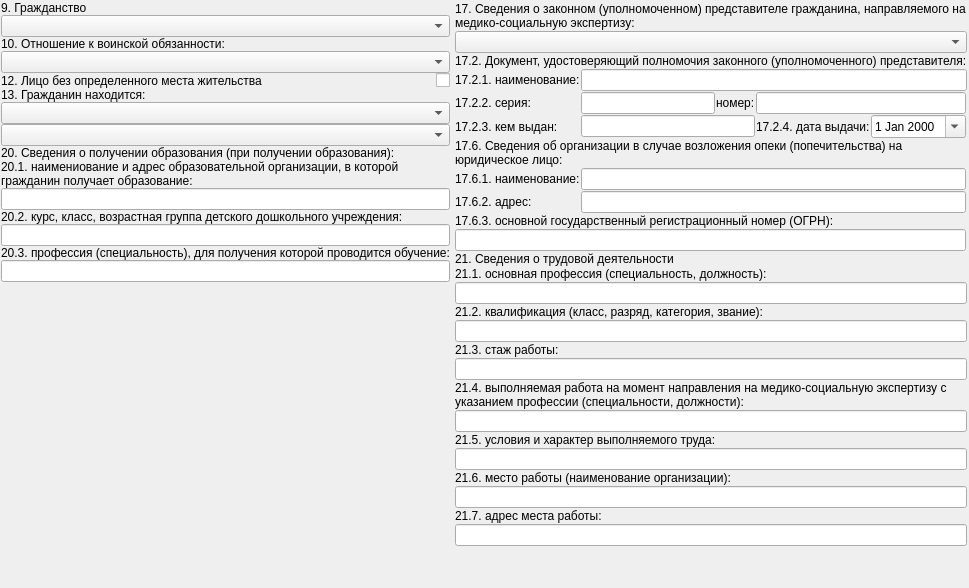
          <widget class="QWidget" name="tabClientData">
           <attribute name="title">
            <string>Данные о пациенте</string>
           </attribute>
           <layout class="QGridLayout" name="gridLayout_25">
            <property name="margin">
             <number>1</number>
            </property>
            <property name="spacing">
             <number>1</number>
            </property>
            <item row="0" column="0">
             <layout class="QGridLayout" name="gridLayout_24">
              <property name="spacing">
               <number>4</number>
              </property>
              <item row="0" column="0">
               <layout class="QGridLayout" name="gridLayout_23">
                <property name="spacing">
                 <number>0</number>
                </property>
                <item row="4" column="0">
                 <widget class="QLabel" name="lblClientNoFixedPlaceResidence">
                  <property name="text">
                   <string>12. Лицо без определенного места жительства</string>
                  </property>
                 </widget>
                </item>
                <item row="4" column="1">
                 <widget class="QCheckBox" name="chkClientNoFixedPlaceResidence">
                  <property name="sizePolicy">
                   <sizepolicy hsizetype="Fixed" vsizetype="Fixed">
                    <horstretch>0</horstretch>
                    <verstretch>0</verstretch>
                   </sizepolicy>
                  </property>
                  <property name="layoutDirection">
                   <enum>Qt::RightToLeft</enum>
                  </property>
                  <property name="text">
                   <string/>
                  </property>
                 </widget>
                </item>
                <item row="3" column="0" colspan="2">
                 <widget class="CStrComboBox" name="cmbClientMilitaryDuty"/>
                </item>
                <item row="1" column="0" colspan="2">
                 <widget class="CStrComboBox" name="cmbClientCitizenship"/>
                </item>
                <item row="0" column="0" colspan="2">
                 <widget class="QLabel" name="lblClientCitizenship">
                  <property name="text">
                   <string>9. Гражданство</string>
                  </property>
                 </widget>
                </item>
                <item row="6" column="0" colspan="2">
                 <widget class="CStrComboBox" name="cmbClientIsLocated"/>
                </item>
                <item row="7" column="0" colspan="2">
                 <widget class="COrgComboBoxEx" name="cmbClientIsLocatedOrg"/>
                </item>
                <item row="10" column="0" colspan="2">
                 <widget class="QLineEdit" name="edtClientEducationOrg"/>
                </item>
                <item row="12" column="0" colspan="2">
                 <widget class="QLineEdit" name="edtClientEducationCourse"/>
                </item>
                <item row="14" column="0" colspan="2">
                 <widget class="QLineEdit" name="edtClientEducationSpecialty"/>
                </item>
                <item row="13" column="0" colspan="2">
                 <widget class="QLabel" name="lblClientEducationSpecialty">
                  <property name="text">
                   <string>20.3. профессия (специальность), для получения которой проводится обучение:</string>
                  </property>
                 </widget>
                </item>
                <item row="11" column="0" colspan="2">
                 <widget class="QLabel" name="lblClientEducationCourse">
                  <property name="text">
                   <string>20.2. курс, класс, возрастная группа детского дошкольного учреждения:</string>
                  </property>
                 </widget>
                </item>
                <item row="9" column="0" colspan="2">
                 <widget class="QLabel" name="lblClientEducationOrg">
                  <property name="text">
                   <string>20.1. наимениование и адрес образовательной организации, в которой гражданин получает образование:</string>
                  </property>
                  <property name="wordWrap">
                   <bool>true</bool>
                  </property>
                 </widget>
                </item>
                <item row="8" column="0" colspan="2">
                 <widget class="QLabel" name="lblClientEducation">
                  <property name="text">
                   <string>20. Сведения о получении образования (при получении образования):</string>
                  </property>
                 </widget>
                </item>
                <item row="5" column="0" colspan="2">
                 <widget class="QLabel" name="lblClientIsLocated">
                  <property name="text">
                   <string>13. Гражданин находится:</string>
                  </property>
                 </widget>
                </item>
                <item row="2" column="0" colspan="2">
                 <widget class="QLabel" name="lblClientMilitaryDuty">
                  <property name="text">
                   <string>10. Отношение к воинской обязанности:</string>
                  </property>
                 </widget>
                </item>
                <item row="15" column="0" colspan="2">
                 <spacer name="verticalSpacer">
                  <property name="orientation">
                   <enum>Qt::Vertical</enum>
                  </property>
                  <property name="sizeHint" stdset="0">
                   <size>
                    <width>20</width>
                    <height>40</height>
                   </size>
                  </property>
                 </spacer>
                </item>
               </layout>
              </item>
              <item row="0" column="1">
               <layout class="QGridLayout" name="gridLayout_22">
                <property name="margin">
                 <number>1</number>
                </property>
                <property name="spacing">
                 <number>1</number>
                </property>
                <item row="24" column="0" colspan="6">
                 <widget class="QLineEdit" name="edtPatronWorkPlaceOrg"/>
                </item>
                <item row="13" column="0" colspan="6">
                 <widget class="QLabel" name="lblPatronSpecialty">
                  <property name="text">
                   <string>21.1. основная профессия (специальность, должность):</string>
                  </property>
                 </widget>
                </item>
                <item row="25" column="0" colspan="6">
                 <widget class="QLabel" name="lblPatronWorkPlaceAddress">
                  <property name="text">
                   <string>21.7. адрес места работы:</string>
                  </property>
                 </widget>
                </item>
                <item row="18" column="0" colspan="6">
                 <widget class="QLineEdit" name="edtPatronWorkExperience"/>
                </item>
                <item row="0" column="0" colspan="6">
                 <widget class="QLabel" name="lblClientRelationRepresentative">
                  <property name="text">
                   <string>17. Сведения о законном (уполномоченном) представителе гражданина, направляемого на медико-социальную экспертизу:</string>
                  </property>
                  <property name="wordWrap">
                   <bool>true</bool>
                  </property>
                 </widget>
                </item>
                <item row="5" column="0">
                 <widget class="QLabel" name="lblRepresentativeDocumentOrigin">
                  <property name="text">
                   <string>17.2.3. кем выдан:</string>
                  </property>
                 </widget>
                </item>
                <item row="26" column="0" colspan="6">
                 <widget class="QLineEdit" name="edtPatronWorkPlaceAddress"/>
                </item>
                <item row="4" column="0">
                 <widget class="QLabel" name="lblRepresentativeDocumentSeria">
                  <property name="text">
                   <string>17.2.2. серия:</string>
                  </property>
                 </widget>
                </item>
                <item row="4" column="1">
                 <widget class="QLineEdit" name="edtRepresentativeDocumentSeria"/>
                </item>
                <item row="4" column="2">
                 <widget class="QLabel" name="lblRepresentativeDocumentNumber">
                  <property name="text">
                   <string>номер:</string>
                  </property>
                 </widget>
                </item>
                <item row="3" column="1" colspan="5">
                 <widget class="QLineEdit" name="edtRepresentativeDocumentName"/>
                </item>
                <item row="8" column="0">
                 <widget class="QLabel" name="lblRepresentativeOrgName">
                  <property name="text">
                   <string>17.6.1. наименование:</string>
                  </property>
                 </widget>
                </item>
                <item row="9" column="0">
                 <widget class="QLabel" name="lblRepresentativeOrgAdress">
                  <property name="text">
                   <string>17.6.2. адрес:</string>
                  </property>
                 </widget>
                </item>
                <item row="17" column="0" colspan="6">
                 <widget class="QLabel" name="lblPatronWorkExperience">
                  <property name="text">
                   <string>21.3. стаж работы:</string>
                  </property>
                 </widget>
                </item>
                <item row="20" column="0" colspan="6">
                 <widget class="QLineEdit" name="edtPatronWorkActive"/>
                </item>
                <item row="3" column="0">
                 <widget class="QLabel" name="lblRepresentativeDocumentName">
                  <property name="text">
                   <string>17.2.1. наименование:</string>
                  </property>
                 </widget>
                </item>
                <item row="1" column="0" colspan="6">
                 <widget class="CClientRelationComboBoxPatron" name="cmbClientRelationRepresentative"/>
                </item>
                <item row="15" column="0" colspan="6">
                 <widget class="QLabel" name="lblPatronQualification">
                  <property name="text">
                   <string>21.2. квалификация (класс, разряд, категория, звание):</string>
                  </property>
                 </widget>
                </item>
                <item row="22" column="0" colspan="6">
                 <widget class="QLineEdit" name="edtPatronWorkConditions"/>
                </item>
                <item row="12" column="0" colspan="6">
                 <widget class="QLabel" name="lblPatronWork">
                  <property name="text">
                   <string>21. Сведения о трудовой деятельности</string>
                  </property>
                 </widget>
                </item>
                <item row="19" column="0" colspan="6">
                 <widget class="QLabel" name="lblPatronWorkActive">
                  <property name="text">
                   <string>21.4. выполняемая работа на момент направления на медико-социальную экспертизу с указанием профессии (специальности, должности):</string>
                  </property>
                  <property name="wordWrap">
                   <bool>true</bool>
                  </property>
                 </widget>
                </item>
                <item row="23" column="0" colspan="6">
                 <widget class="QLabel" name="lblPatronWorkPlaceOrg">
                  <property name="text">
                   <string>21.6. место работы (наименование организации):</string>
                  </property>
                 </widget>
                </item>
                <item row="21" column="0" colspan="6">
                 <widget class="QLabel" name="lblPatronWorkConditions">
                  <property name="text">
                   <string>21.5. условия и характер выполняемого труда:</string>
                  </property>
                 </widget>
                </item>
                <item row="14" column="0" colspan="6">
                 <widget class="QLineEdit" name="edtPatronSpecialty"/>
                </item>
                <item row="2" column="0" colspan="6">
                 <widget class="QLabel" name="lblRepresentativeDocument">
                  <property name="text">
                   <string>17.2. Документ, удостоверяющий полномочия законного (уполномоченного) представителя:</string>
                  </property>
                 </widget>
                </item>
                <item row="16" column="0" colspan="6">
                 <widget class="QLineEdit" name="edtPatronQualification"/>
                </item>
                <item row="5" column="1" colspan="2">
                 <widget class="QLineEdit" name="edtRepresentativeDocumentOrigin"/>
                </item>
                <item row="5" column="3">
                 <widget class="QLabel" name="lblRepresentativeDocumentDate">
                  <property name="sizePolicy">
                   <sizepolicy hsizetype="Fixed" vsizetype="Preferred">
                    <horstretch>0</horstretch>
                    <verstretch>0</verstretch>
                   </sizepolicy>
                  </property>
                  <property name="text">
                   <string>17.2.4. дата выдачи:</string>
                  </property>
                 </widget>
                </item>
                <item row="5" column="4">
                 <widget class="CDateEdit" name="edtRepresentativeDocumentDate">
                  <property name="sizePolicy">
                   <sizepolicy hsizetype="Fixed" vsizetype="Fixed">
                    <horstretch>0</horstretch>
                    <verstretch>0</verstretch>
                   </sizepolicy>
                  </property>
                  <property name="calendarPopup">
                   <bool>true</bool>
                  </property>
                 </widget>
                </item>
                <item row="4" column="3" colspan="2">
                 <widget class="QLineEdit" name="edtRepresentativeDocumentNumber"/>
                </item>
                <item row="7" column="0" colspan="5">
                 <widget class="QLabel" name="lblRepresentativeOrg">
                  <property name="text">
                   <string>17.6. Сведения об организации в случае возложения опеки (попечительства) на юридическое лицо:</string>
                  </property>
                  <property name="wordWrap">
                   <bool>true</bool>
                  </property>
                 </widget>
                </item>
                <item row="8" column="1" colspan="4">
                 <widget class="QLineEdit" name="edtRepresentativeOrgName"/>
                </item>
                <item row="9" column="1" colspan="4">
                 <widget class="QLineEdit" name="edtRepresentativeOrgAddress"/>
                </item>
                <item row="10" column="0" colspan="5">
                 <widget class="QLabel" name="lblRepresentativeOrgOGRN">
                  <property name="text">
                   <string>17.6.3. основной государственный регистрационный номер (ОГРН): </string>
                  </property>
                 </widget>
                </item>
                <item row="11" column="0" colspan="5">
                 <widget class="QLineEdit" name="edtRepresentativeOrgOGRN">
                  <property name="inputMask">
                   <string>999999999999999999999999999999999999999999999999999999999999999999999999999999; </string>
                  </property>
                  <property name="maxLength">
                   <number>78</number>
                  </property>
                 </widget>
                </item>
               </layout>
              </item>
              <item row="1" column="1">
               <spacer name="verticalSpacer_6">
                <property name="orientation">
                 <enum>Qt::Vertical</enum>
                </property>
                <property name="sizeHint" stdset="0">
                 <size>
                  <width>20</width>
                  <height>40</height>
                 </size>
                </property>
               </spacer>
              </item>
             </layout>
            </item>
           </layout>
          </widget>
